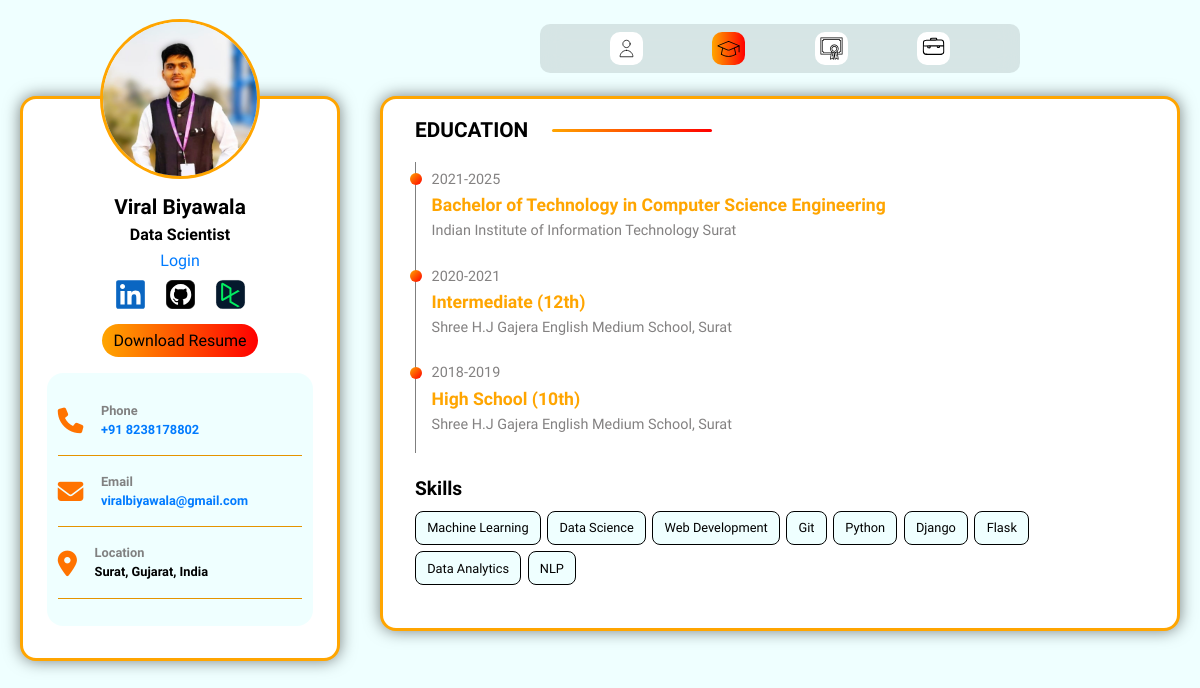
Before: /education/ with the older database file.
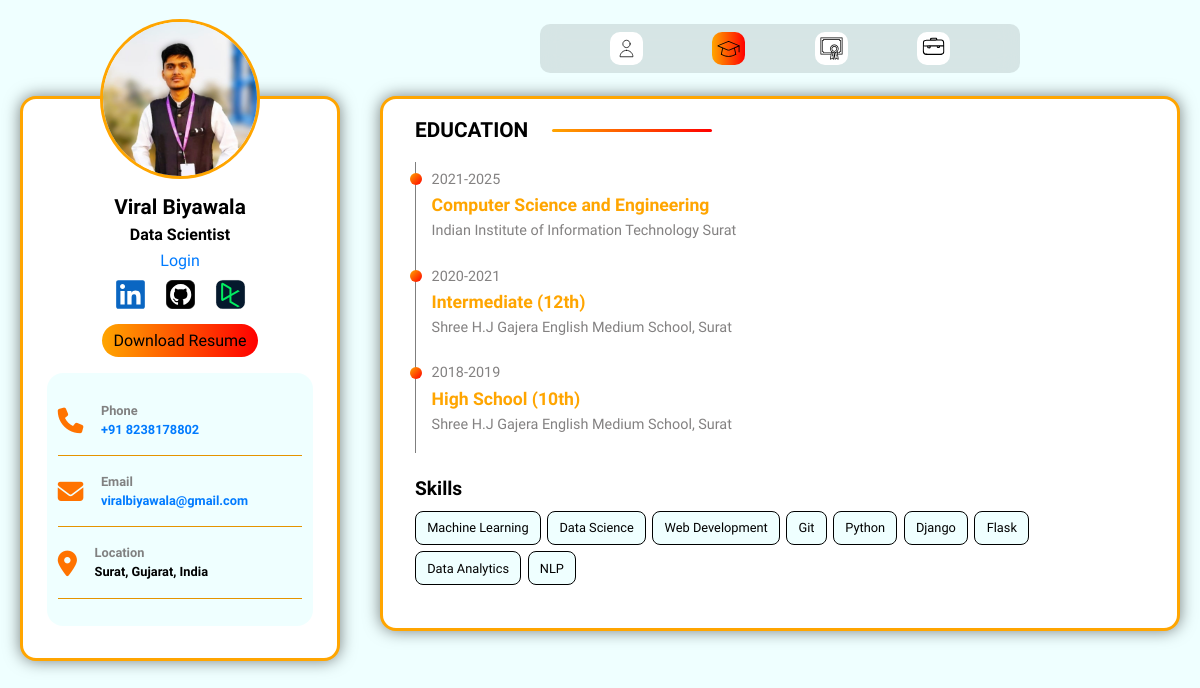
After: the same page with the newer database file.
### viralapp/models.py (models this page shows, shortened)
class Education(models.Model):
    user = models.ForeignKey(User, on_delete=models.CASCADE)
    degree = models.CharField(max_length=200)
    school = models.CharField(max_length=200)
    graduation_year = models.CharField(max_length=200)
    display_order = models.IntegerField(default=0, blank=True, null=True)

class Skills(models.Model):
    user = models.ForeignKey(User, on_delete=models.CASCADE)
    skills_list = models.CharField(max_length=2048, blank=True)

### viralapp/views.py (the view)
# urls.py: path('education/', views.education, name='education'),
def education(request):
    superuser = User.objects.filter(is_superuser=True).first()
    if 'theme_preference' in request.GET:
        theme_preference = request.GET['theme_preference']
        request.session['theme_preference'] = theme_preference
    theme_preference = request.session.get('theme_preference', 'light')
    allowed_extensions = ['jpg', 'jpeg', 'png']
    education_entries = Education.objects.filter(user=User.objects.filter(is_superuser=True).first()).order_by('-display_order')
    skills_entries = Skills.objects.filter()
    src = "/media/images/profile.jpg"
    for extension in allowed_extensions:
        image_path = f"/media/images/profile.{extension}"
        if os.path.isfile(image_path) == True:
            src = f"/media/images/profile.{extension}"
            break
    mark = 'promark'
    context = {
        'theme_preference': theme_preference,
        'user': superuser,
        'is_superuser': True,
        'link':src,
        'mark': mark,
        'education_entries': education_entries,
        'skills_entries': skills_entries,
    }
    return render(request, 'education.html', context)

### viralapp/context_processors.py (called while the page is built)
def add_login_status(request):
    return {'editable': request.user.is_authenticated}

### viralapp/templates/education.html (shortened to what this page needs)
{% extends 'base.html' %}
{% load static %}
{% block extra_css %}
<link rel="stylesheet" href="{% static 'css/dashboard.css' %}" />
{% endblock %}
{% block content %}
<div class="main-content" id="promark">
    <div class="join">
        <p>EDUCATION </p>
        <div class="horizontal-bar"></div>
    </div>
    <div id="education-container">
        {% for entry in education_entries %}
        <div class="education-entry">
            <div class="education-details">
                <p class="grad_year">{{ entry.graduation_year }}</p>
                <p class="degree"> {{ entry.degree }}</p>
                <p class="school"> {{ entry.school }}</p>
            </div>
        </div>
        {% endfor %}
    </div>
    <h3 class="subhead">Skills</h3>
    <div id="skills-container">
        {% for entry in skills_entries %}
        <span class="skill">{{ entry.skills_list }}
            </span >
        {% endfor %}
    </div>
</div>
{% endblock %}

Changed rows visible on the page:
removed Education: graduation_year "2021-2025", degree "Bachelor of Technology in Computer Science Engineering", school "Indian Institute of Information Technology Surat"
added Education: graduation_year "2021-2025", degree "Computer Science and Engineering", school "Indian Institute of Information Technology Surat"
